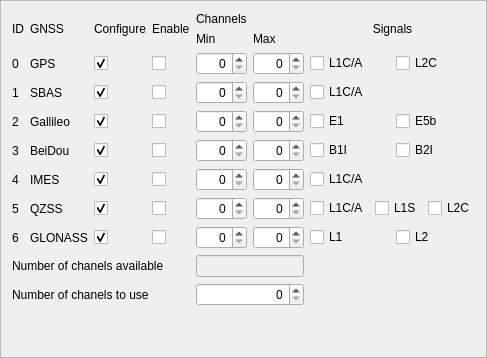
                <widget class="QFrame" name="frameGNSS">
                 <property name="frameShape">
                  <enum>QFrame::StyledPanel</enum>
                 </property>
                 <property name="frameShadow">
                  <enum>QFrame::Raised</enum>
                 </property>
                 <layout class="QGridLayout" name="gridLayout_23">
                  <item row="3" column="3">
                   <widget class="QCheckBox" name="checkGNSSGalEn">
                    <property name="text">
                     <string/>
                    </property>
                   </widget>
                  </item>
                  <item row="1" column="0">
                   <widget class="QLabel" name="label_120">
                    <property name="text">
                     <string>0</string>
                    </property>
                   </widget>
                  </item>
                  <item row="7" column="3">
                   <widget class="QCheckBox" name="checkGNSSGLOEn">
                    <property name="text">
                     <string/>
                    </property>
                   </widget>
                  </item>
                  <item row="0" column="6">
                   <widget class="QLabel" name="label_116">
                    <property name="text">
                     <string>Signals</string>
                    </property>
                    <property name="alignment">
                     <set>Qt::AlignCenter</set>
                    </property>
                   </widget>
                  </item>
                  <item row="4" column="3">
                   <widget class="QCheckBox" name="checkGNSSBeiEn">
                    <property name="text">
                     <string/>
                    </property>
                   </widget>
                  </item>
                  <item row="4" column="5">
                   <widget class="QSpinBox" name="spinGNSSBeiMax">
                    <property name="alignment">
                     <set>Qt::AlignRight|Qt::AlignTrailing|Qt::AlignVCenter</set>
                    </property>
                    <property name="maximum">
                     <number>32</number>
                    </property>
                   </widget>
                  </item>
                  <item row="5" column="6">
                   <widget class="QCheckBox" name="checkGNSSIMESSigL1C">
                    <property name="text">
                     <string>L1C/A</string>
                    </property>
                   </widget>
                  </item>
                  <item row="6" column="3">
                   <widget class="QCheckBox" name="checkGNSSQZSSEn">
                    <property name="text">
                     <string/>
                    </property>
                   </widget>
                  </item>
                  <item row="9" column="0" colspan="4">
                   <widget class="QLabel" name="label_135">
                    <property name="text">
                     <string>Number of chanels to use</string>
                    </property>
                   </widget>
                  </item>
                  <item row="2" column="2">
                   <widget class="QCheckBox" name="checkGNSSSBASConf">
                    <property name="text">
                     <string/>
                    </property>
                    <property name="checked">
                     <bool>true</bool>
                    </property>
                   </widget>
                  </item>
                  <item row="2" column="3">
                   <widget class="QCheckBox" name="checkGNSSSBASEn">
                    <property name="text">
                     <string/>
                    </property>
                   </widget>
                  </item>
                  <item row="2" column="4">
                   <widget class="QSpinBox" name="spinGNSSSBASMin">
                    <property name="alignment">
                     <set>Qt::AlignRight|Qt::AlignTrailing|Qt::AlignVCenter</set>
                    </property>
                    <property name="maximum">
                     <number>32</number>
                    </property>
                   </widget>
                  </item>
                  <item row="0" column="0">
                   <widget class="QLabel" name="label_79">
                    <property name="text">
                     <string>ID</string>
                    </property>
                   </widget>
                  </item>
                  <item row="7" column="6">
                   <layout class="QHBoxLayout" name="horizontalLayout_22">
                    <item>
                     <widget class="QCheckBox" name="checkGNSSGLOSigL1">
                      <property name="text">
                       <string>L1</string>
                      </property>
                     </widget>
                    </item>
                    <item>
                     <widget class="QCheckBox" name="checkGNSSGLOSigL2">
                      <property name="text">
                       <string>L2</string>
                      </property>
                     </widget>
                    </item>
                   </layout>
                  </item>
                  <item row="4" column="1">
                   <widget class="QLabel" name="label_130">
                    <property name="text">
                     <string>BeiDou</string>
                    </property>
                   </widget>
                  </item>
                  <item row="6" column="1">
                   <widget class="QLabel" name="label_132">
                    <property name="text">
                     <string>QZSS</string>
                    </property>
                   </widget>
                  </item>
                  <item row="0" column="4" colspan="2">
                   <layout class="QGridLayout" name="gridLayout_18">
                    <item row="1" column="0">
                     <widget class="QLabel" name="label_118">
                      <property name="text">
                       <string>Min</string>
                      </property>
                     </widget>
                    </item>
                    <item row="1" column="1">
                     <widget class="QLabel" name="label_119">
                      <property name="text">
                       <string>Max</string>
                      </property>
                     </widget>
                    </item>
                    <item row="0" column="0" colspan="2">
                     <widget class="QLabel" name="label_117">
                      <property name="text">
                       <string>Channels</string>
                      </property>
                     </widget>
                    </item>
                   </layout>
                  </item>
                  <item row="6" column="5">
                   <widget class="QSpinBox" name="spinGNSSQZSSMax">
                    <property name="alignment">
                     <set>Qt::AlignRight|Qt::AlignTrailing|Qt::AlignVCenter</set>
                    </property>
                    <property name="maximum">
                     <number>32</number>
                    </property>
                   </widget>
                  </item>
                  <item row="0" column="1">
                   <widget class="QLabel" name="label_112">
                    <property name="text">
                     <string>GNSS</string>
                    </property>
                   </widget>
                  </item>
                  <item row="4" column="4">
                   <widget class="QSpinBox" name="spinGNSSBeiMin">
                    <property name="alignment">
                     <set>Qt::AlignRight|Qt::AlignTrailing|Qt::AlignVCenter</set>
                    </property>
                    <property name="maximum">
                     <number>32</number>
                    </property>
                   </widget>
                  </item>
                  <item row="0" column="3">
                   <widget class="QLabel" name="label_115">
                    <property name="text">
                     <string>Enable</string>
                    </property>
                   </widget>
                  </item>
                  <item row="1" column="4">
                   <widget class="QSpinBox" name="spinGNSSGPSMin">
                    <property name="alignment">
                     <set>Qt::AlignRight|Qt::AlignTrailing|Qt::AlignVCenter</set>
                    </property>
                    <property name="maximum">
                     <number>32</number>
                    </property>
                   </widget>
                  </item>
                  <item row="8" column="0" colspan="4">
                   <widget class="QLabel" name="label_134">
                    <property name="text">
                     <string>Number of chanels available</string>
                    </property>
                   </widget>
                  </item>
                  <item row="4" column="0">
                   <widget class="QLabel" name="label_123">
                    <property name="text">
                     <string>3</string>
                    </property>
                   </widget>
                  </item>
                  <item row="0" column="2">
                   <widget class="QLabel" name="label_114">
                    <property name="text">
                     <string>Configure</string>
                    </property>
                   </widget>
                  </item>
                  <item row="5" column="0">
                   <widget class="QLabel" name="label_124">
                    <property name="text">
                     <string>4</string>
                    </property>
                   </widget>
                  </item>
                  <item row="1" column="1">
                   <widget class="QLabel" name="label_127">
                    <property name="text">
                     <string>GPS</string>
                    </property>
                   </widget>
                  </item>
                  <item row="5" column="4">
                   <widget class="QSpinBox" name="spinGNSSIMESMin">
                    <property name="alignment">
                     <set>Qt::AlignRight|Qt::AlignTrailing|Qt::AlignVCenter</set>
                    </property>
                    <property name="maximum">
                     <number>32</number>
                    </property>
                   </widget>
                  </item>
                  <item row="7" column="5">
                   <widget class="QSpinBox" name="spinBoxGNSSGLOMax">
                    <property name="alignment">
                     <set>Qt::AlignRight|Qt::AlignTrailing|Qt::AlignVCenter</set>
                    </property>
                    <property name="maximum">
                     <number>32</number>
                    </property>
                   </widget>
                  </item>
                  <item row="9" column="4" colspan="2">
                   <widget class="QSpinBox" name="spinGNSSUseCh">
                    <property name="alignment">
                     <set>Qt::AlignRight|Qt::AlignTrailing|Qt::AlignVCenter</set>
                    </property>
                    <property name="maximum">
                     <number>32</number>
                    </property>
                   </widget>
                  </item>
                  <item row="5" column="5">
                   <widget class="QSpinBox" name="spinGNSSIMESMax">
                    <property name="alignment">
                     <set>Qt::AlignRight|Qt::AlignTrailing|Qt::AlignVCenter</set>
                    </property>
                    <property name="maximum">
                     <number>32</number>
                    </property>
                   </widget>
                  </item>
                  <item row="7" column="1">
                   <widget class="QLabel" name="label_133">
                    <property name="text">
                     <string>GLONASS</string>
                    </property>
                   </widget>
                  </item>
                  <item row="3" column="0">
                   <widget class="QLabel" name="label_122">
                    <property name="text">
                     <string>2</string>
                    </property>
                   </widget>
                  </item>
                  <item row="1" column="2">
                   <widget class="QCheckBox" name="checkGNSSGPSConf">
                    <property name="text">
                     <string/>
                    </property>
                    <property name="checked">
                     <bool>true</bool>
                    </property>
                   </widget>
                  </item>
                  <item row="3" column="1">
                   <widget class="QLabel" name="label_129">
                    <property name="text">
                     <string>Gallileo</string>
                    </property>
                   </widget>
                  </item>
                  <item row="3" column="2">
                   <widget class="QCheckBox" name="checkGNSSGalConf">
                    <property name="text">
                     <string/>
                    </property>
                    <property name="checked">
                     <bool>true</bool>
                    </property>
                   </widget>
                  </item>
                  <item row="5" column="1">
                   <widget class="QLabel" name="label_131">
                    <property name="text">
                     <string>IMES</string>
                    </property>
                   </widget>
                  </item>
                  <item row="3" column="4">
                   <widget class="QSpinBox" name="spinGNSSGalMin">
                    <property name="alignment">
                     <set>Qt::AlignRight|Qt::AlignTrailing|Qt::AlignVCenter</set>
                    </property>
                    <property name="maximum">
                     <number>32</number>
                    </property>
                   </widget>
                  </item>
                  <item row="6" column="2">
                   <widget class="QCheckBox" name="checkGNSSQZSSConf">
                    <property name="text">
                     <string/>
                    </property>
                    <property name="checked">
                     <bool>true</bool>
                    </property>
                   </widget>
                  </item>
                  <item row="3" column="6">
                   <layout class="QHBoxLayout" name="horizontalLayout_20">
                    <item>
                     <widget class="QCheckBox" name="checkGNSSGalSigE1">
                      <property name="text">
                       <string>E1</string>
                      </property>
                     </widget>
                    </item>
                    <item>
                     <widget class="QCheckBox" name="checkGNSSGalSigE5">
                      <property name="text">
                       <string>E5b</string>
                      </property>
                     </widget>
                    </item>
                   </layout>
                  </item>
                  <item row="4" column="2">
                   <widget class="QCheckBox" name="checkGNSSBeiConf">
                    <property name="text">
                     <string/>
                    </property>
                    <property name="checked">
                     <bool>true</bool>
                    </property>
                   </widget>
                  </item>
                  <item row="8" column="4" colspan="2">
                   <widget class="QLineEdit" name="lineGNSSMaxCh">
                    <property name="enabled">
                     <bool>false</bool>
                    </property>
                   </widget>
                  </item>
                  <item row="2" column="1">
                   <widget class="QLabel" name="label_128">
                    <property name="text">
                     <string>SBAS</string>
                    </property>
                   </widget>
                  </item>
                  <item row="3" column="5">
                   <widget class="QSpinBox" name="spinGNSSGalMax">
                    <property name="alignment">
                     <set>Qt::AlignRight|Qt::AlignTrailing|Qt::AlignVCenter</set>
                    </property>
                    <property name="maximum">
                     <number>32</number>
                    </property>
                   </widget>
                  </item>
                  <item row="4" column="6">
                   <layout class="QHBoxLayout" name="horizontalLayout_21">
                    <item>
                     <widget class="QCheckBox" name="checkGNSSBeiSigB1">
                      <property name="text">
                       <string>B1I</string>
                      </property>
                     </widget>
                    </item>
                    <item>
                     <widget class="QCheckBox" name="checkGNSSBeiSigB2">
                      <property name="text">
                       <string>B2I</string>
                      </property>
                     </widget>
                    </item>
                   </layout>
                  </item>
                  <item row="1" column="6">
                   <layout class="QHBoxLayout" name="horizontalLayout_19">
                    <item>
                     <widget class="QCheckBox" name="checkGNSSGPSSigL1C">
                      <property name="text">
                       <string>L1C/A</string>
                      </property>
                     </widget>
                    </item>
                    <item>
                     <widget class="QCheckBox" name="checkGNSSGPSSigL2C">
                      <property name="text">
                       <string>L2C</string>
                      </property>
                     </widget>
                    </item>
                   </layout>
                  </item>
                  <item row="7" column="2">
                   <widget class="QCheckBox" name="checkGNSSGLOConf">
                    <property name="text">
                     <string/>
                    </property>
                    <property name="checked">
                     <bool>true</bool>
                    </property>
                   </widget>
                  </item>
                  <item row="1" column="3">
                   <widget class="QCheckBox" name="checkGNSSGPSEn">
                    <property name="text">
                     <string/>
                    </property>
                   </widget>
                  </item>
                  <item row="6" column="0">
                   <widget class="QLabel" name="label_125">
                    <property name="text">
                     <string>5</string>
                    </property>
                   </widget>
                  </item>
                  <item row="2" column="6">
                   <widget class="QCheckBox" name="checkGNSSSBASSigL1C">
                    <property name="text">
                     <string>L1C/A</string>
                    </property>
                   </widget>
                  </item>
                  <item row="6" column="4">
                   <widget class="QSpinBox" name="spinGNSSQZSSMin">
                    <property name="alignment">
                     <set>Qt::AlignRight|Qt::AlignTrailing|Qt::AlignVCenter</set>
                    </property>
                    <property name="maximum">
                     <number>32</number>
                    </property>
                   </widget>
                  </item>
                  <item row="5" column="3">
                   <widget class="QCheckBox" name="checkGNSSIMESEn">
                    <property name="text">
                     <string/>
                    </property>
                   </widget>
                  </item>
                  <item row="5" column="2">
                   <widget class="QCheckBox" name="checkGNSSIMESConf">
                    <property name="text">
                     <string/>
                    </property>
                    <property name="checked">
                     <bool>true</bool>
                    </property>
                   </widget>
                  </item>
                  <item row="1" column="5">
                   <widget class="QSpinBox" name="spinGNSSGPSMax">
                    <property name="alignment">
                     <set>Qt::AlignRight|Qt::AlignTrailing|Qt::AlignVCenter</set>
                    </property>
                    <property name="maximum">
                     <number>32</number>
                    </property>
                   </widget>
                  </item>
                  <item row="6" column="6">
                   <layout class="QHBoxLayout" name="horizontalLayout_17">
                    <item>
                     <widget class="QCheckBox" name="checkGNSSQZSSSigL1C">
                      <property name="text">
                       <string>L1C/A</string>
                      </property>
                     </widget>
                    </item>
                    <item>
                     <widget class="QCheckBox" name="checkGNSSQZSSSigL1S">
                      <property name="text">
                       <string>L1S</string>
                      </property>
                     </widget>
                    </item>
                    <item>
                     <widget class="QCheckBox" name="checkGNSSQZSSSigL2C">
                      <property name="text">
                       <string>L2C</string>
                      </property>
                     </widget>
                    </item>
                   </layout>
                  </item>
                  <item row="2" column="0">
                   <widget class="QLabel" name="label_121">
                    <property name="text">
                     <string>1</string>
                    </property>
                   </widget>
                  </item>
                  <item row="7" column="0">
                   <widget class="QLabel" name="label_126">
                    <property name="text">
                     <string>6</string>
                    </property>
                   </widget>
                  </item>
                  <item row="2" column="5">
                   <widget class="QSpinBox" name="spinGNSSSBASMax">
                    <property name="alignment">
                     <set>Qt::AlignRight|Qt::AlignTrailing|Qt::AlignVCenter</set>
                    </property>
                    <property name="maximum">
                     <number>32</number>
                    </property>
                   </widget>
                  </item>
                  <item row="7" column="4">
                   <widget class="QSpinBox" name="spinBoxGNSSGLOMin">
                    <property name="alignment">
                     <set>Qt::AlignRight|Qt::AlignTrailing|Qt::AlignVCenter</set>
                    </property>
                    <property name="maximum">
                     <number>32</number>
                    </property>
                   </widget>
                  </item>
                  <item row="10" column="4">
                   <spacer name="verticalSpacer_22">
                    <property name="orientation">
                     <enum>Qt::Vertical</enum>
                    </property>
                    <property name="sizeHint" stdset="0">
                     <size>
                      <width>20</width>
                      <height>40</height>
                     </size>
                    </property>
                   </spacer>
                  </item>
                 </layout>
                </widget>
